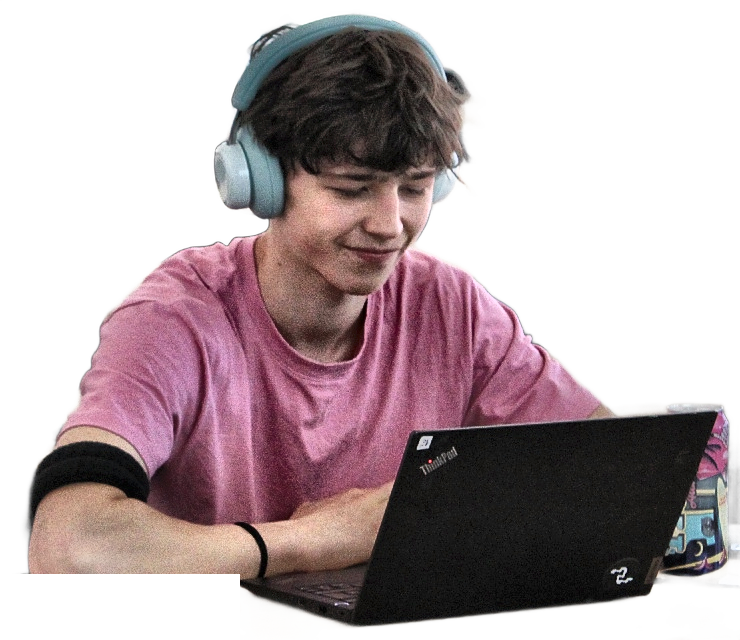
#> input picture source-prepped.png, 740 x 640 px
$ python make_ascii_svg.py
#> lines starting #> are read from the running program, lines starting #| are printed output that depends on the picture
#!/usr/bin/env python3
"""Convert source-prepped.png into a self-typing colour ASCII portrait SVG.

source-prepped.png is RGBA (see prep_photo.py): transparent pixels print as
nothing. Every other cell of a downsampled, sharpened grid picks a glyph
from a density ramp by brightness – on the dark terminal, bright areas (skin,
shirt, headphones) get dense glyphs, dark ones (hair, laptop) a lighter
texture – and is drawn in the photo's own colour for that cell, lifted and
saturated a bit so dark tones still read on #0d1117.

Animation is pure SMIL: every row sits behind a horizontal clip that wipes
left-to-right with a block cursor riding the edge, staggered top to bottom.
Prints once, then freezes – GitHub plays SMIL inside <img>-embedded SVGs.

    python scripts/make_ascii_svg.py            # writes jachym-ascii.svg
    STATIC=1 python scripts/make_ascii_svg.py   # frozen frame for previews
"""

import colorsys
import os
from pathlib import Path

from PIL import Image, ImageFilter

ROOT = Path(__file__).resolve().parent.parent
SRC = ROOT / "source-prepped.png"
OUT = ROOT / "jachym-ascii.svg"

# sparse -> dense; index 0 (space) is reserved for the transparent background
RAMP = " .`'-:;~=+*cxsoO#%&@"
GAMMA = 0.85    # <1 pushes midtones up the ramp so the subject reads solid
MIN_GLYPH = 11   # densest-floor inside the silhouette, so it never has holes
SHARPEN = 110   # unsharp % at grid size

COLS = 144
FONT_SIZE = 8.5
CW = 5.0   # advance width forced via textLength
CH = 8.5    # line height

PAD = 18
BG = "#0d1117"
BORDER = "#30363d"
CURSOR = "#c9d1d9"

# Colour treatment on a dark background (HSV value/saturation, 0..1).
MIN_V = 0.12     # lift near-black (hair, laptop) so it is visible at all
SAT_BOOST = 1.5
Q = 12           # per-channel quantisation step; keeps <tspan> runs long

ROW_STAGGER = 0.035  # s between row starts
ROW_DUR = 0.5        # s for one row wipe
START = 0.3          # s initial delay


def esc(s: str) -> str:
    return s.replace("&", "&amp;").replace("<", "&lt;").replace(">", "&gt;")


def tint(r: float, g: float, b: float) -> str:
    h, sat, v = colorsys.rgb_to_hsv(r / 255, g / 255, b / 255)
    sat = min(1.0, sat * SAT_BOOST)
    v = MIN_V + (1 - MIN_V) * v
    rgb = colorsys.hsv_to_rgb(h, sat, v)
    return "#%02x%02x%02x" % tuple(min(255, round(c * 255 / Q) * Q) for c in rgb)


def main() -> None:
    static = os.environ.get("STATIC") == "1"

    src = Image.open(SRC).convert("RGBA")
#> src is the input picture: PIL image 740x640 RGBA; mean R, G, B, A 120.1, 104.1, 106.6, 129.7
    src = src.crop(src.getchannel("A").point(lambda a: 255 if a >= 128 else 0).getbbox())
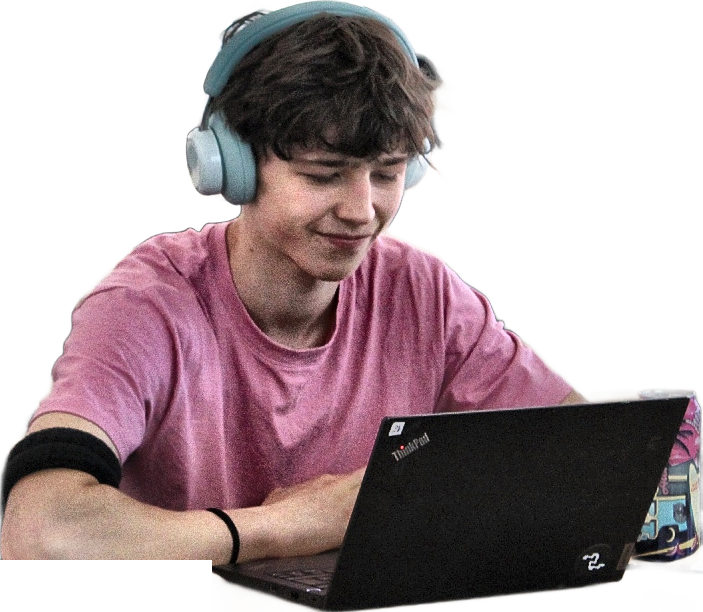
#> src: PIL image 703x612 RGBA; mean R, G, B, A 120, 102.5, 105.6, 142.6; transparent parts drawn white
    rows = round(src.height / src.width * COLS * (CW / CH))
#> rows = 74

    # Premultiply onto black before downsampling so edge cells don't pick up
    # whatever colour the matte hid, then un-premultiply per cell.
    alpha = src.getchannel("A")
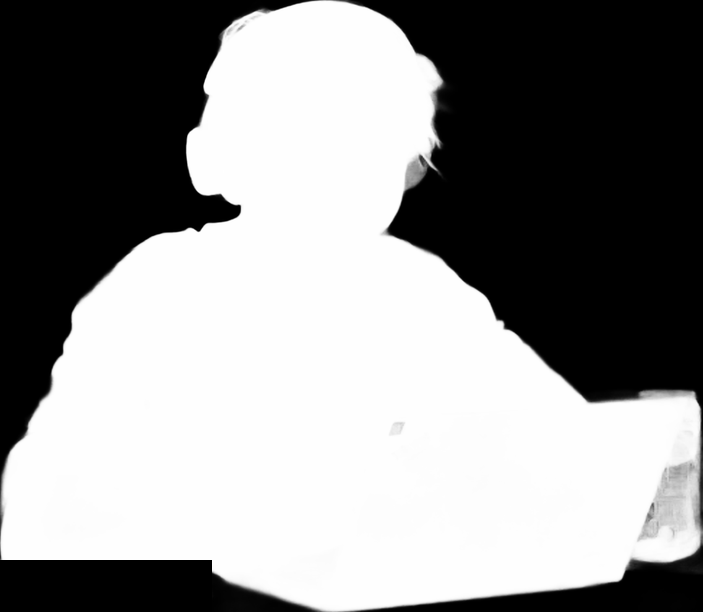
#> alpha: PIL image 703x612 L; min 0, max 255, mean 142.6
    rgb = Image.composite(src.convert("RGB"), Image.new("RGB", src.size), alpha)
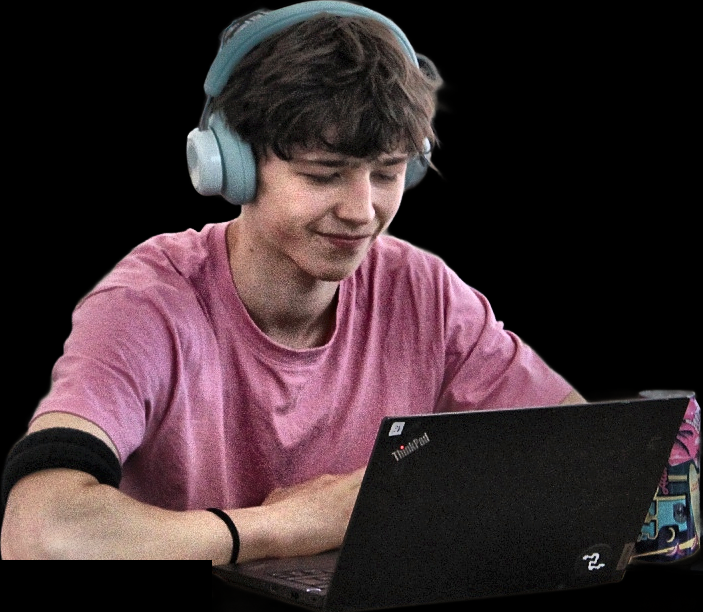
#> rgb: PIL image 703x612 RGB; mean R, G, B 62.1, 45.5, 49.1
    rgb = rgb.resize((COLS, rows), Image.BOX)
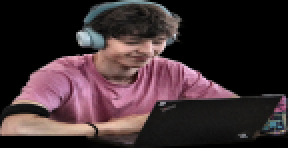
#> rgb: PIL image 144x74 RGB (shown 2 times larger); mean R, G, B 62.2, 45.6, 49.2
    alpha = alpha.resize((COLS, rows), Image.BOX)
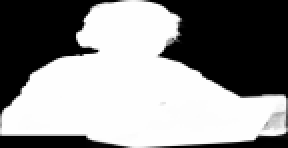
#> alpha: PIL image 144x74 L (shown 2 times larger); min 0, max 254, mean 142.8
    # Sharpen at the target grid so eyes, the headphone band and the collar
    # survive the downsample.
    rgb = rgb.filter(ImageFilter.UnsharpMask(radius=1.0, percent=SHARPEN, threshold=3))
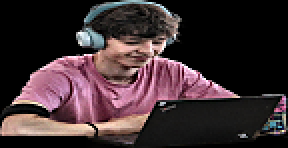
#> rgb: PIL image 144x74 RGB (shown 2 times larger); mean R, G, B 63.5, 46.9, 50.5
    cpx, apx = rgb.load(), alpha.load()

    # Stretch brightness over the subject only (1st..99th percentile).
    lum = {}
    for r in range(rows):
        for c in range(COLS):
            a = apx[c, r]
            if a >= 128:
                R, G, B = (v * 255 / a for v in cpx[c, r])
                lum[c, r] = (0.299 * R + 0.587 * G + 0.114 * B, (R, G, B))
#> after the loop, lum = 6028 items
    ls = sorted(v for v, _ in lum.values())
#> ls = 6028 values from 0 to 292
    lo, hi = ls[len(ls) // 100], ls[-len(ls) // 100 - 1]
#> lo = 0; hi = 243.2

    grid_w = COLS * CW
    width = grid_w + 2 * PAD
    height = rows * CH + 2 * PAD
#> height = 665

    # Each line is a list of (colour, text) runs; trailing blanks dropped.
    n = len(RAMP) - 1
    lines = []
    for r in range(rows):
        cells = []
        for c in range(COLS):
            if (c, r) not in lum:
                cells.append((0, None))
                continue
            v, col = lum[c, r]
            v = min(max((v - lo) / (hi - lo), 0.0), 1.0) ** GAMMA
            cells.append((MIN_GLYPH + round(v * (n - MIN_GLYPH)), tint(*col)))
        while cells and cells[-1][0] == 0:
            cells.pop()
        runs = []
        for idx, fill in cells:
            ch = RAMP[idx]
            if runs and (fill is None or runs[-1][0] in (fill, None)):
                prev, text = runs[-1]
                runs[-1] = (prev if fill is None else fill, text + ch)
            else:
                runs.append((fill, ch))
        lines.append(runs)

    svg = []
    svg.append(
        f'<svg xmlns="http://www.w3.org/2000/svg" width="{width:.0f}" height="{height:.0f}" '
        f'viewBox="0 0 {width:.0f} {height:.0f}" role="img" aria-label="ASCII portrait of Jáchym Šolta">'
    )
    svg.append(
        f'<rect x="0.5" y="0.5" width="{width - 1:.0f}" height="{height - 1:.0f}" '
        f'rx="12" fill="{BG}" stroke="{BORDER}"/>'
    )

    if not static:
        svg.append("<defs>")
        for r, runs in enumerate(lines):
            if not runs:
                continue
            t = START + r * ROW_STAGGER
            svg.append(
                f'<clipPath id="c{r}"><rect x="{PAD}" y="{PAD + r * CH:.1f}" width="0" height="{CH}">'
                f'<animate attributeName="width" from="0" to="{grid_w:.0f}" '
                f'begin="{t:.2f}s" dur="{ROW_DUR}s" fill="freeze"/></rect></clipPath>'
            )
#> this loop made 74 passes
        svg.append("</defs>")

    svg.append(
        f'<g font-family="ui-monospace,SFMono-Regular,Menlo,Consolas,monospace" '
        f'font-size="{FONT_SIZE}">'
    )
    for r, runs in enumerate(lines):
        if not runs:
            continue
        length = sum(len(t) for _, t in runs)
        clip = "" if static else f' clip-path="url(#c{r})"'
        spans = "".join(f'<tspan fill="{f}">{esc(t)}</tspan>' for f, t in runs)
        # textLength pins the advance width so the grid stays aligned in any font.
        svg.append(
            f'<text x="{PAD}" y="{PAD + (r + 1) * CH - 1.8:.1f}" xml:space="preserve" '
            f'textLength="{length * CW:.1f}" lengthAdjust="spacingAndGlyphs"{clip}>{spans}</text>'
        )
    svg.append("</g>")

    if not static:
        for r, runs in enumerate(lines):
            if not runs:
                continue
            t = START + r * ROW_STAGGER
            end = t + ROW_DUR
            svg.append(
                f'<rect x="{PAD}" y="{PAD + r * CH + 1:.1f}" width="{CW:.1f}" height="{CH - 2:.1f}" '
                f'fill="{CURSOR}" opacity="0">'
                f'<set attributeName="opacity" to="0.9" begin="{t:.2f}s"/>'
                f'<animate attributeName="x" from="{PAD}" to="{PAD + grid_w:.1f}" '
                f'begin="{t:.2f}s" dur="{ROW_DUR}s" fill="freeze"/>'
                f'<set attributeName="opacity" to="0" begin="{end:.2f}s"/>'
                f"</rect>"
            )

    svg.append("</svg>")
    OUT.write_text("\n".join(svg), encoding="utf-8")
    print(f"wrote {OUT} ({COLS}x{rows} chars, {width:.0f}x{height:.0f}px)")
#| wrote jachym-ascii.svg (144x74 chars, 756x665px)


if __name__ == "__main__":
    main()
